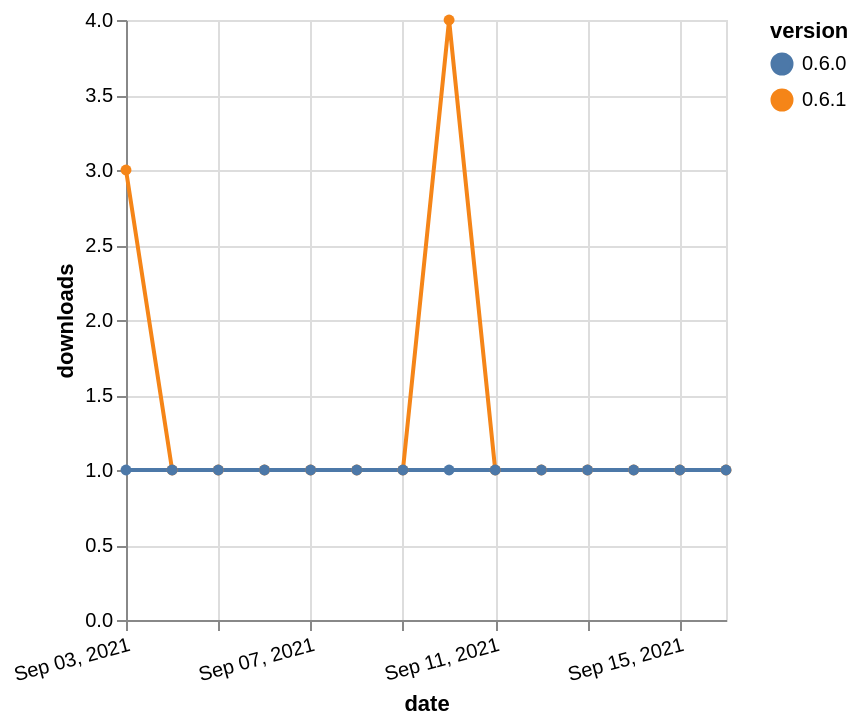

Source (Vega-Lite JSON):
### Vega-Lite specification from a JSON file in a GitHub repository (floating-point values rounded to 4 significant figures)
{"$schema": "https://vega.github.io/schema/vega-lite/v5.json", "description": "A simple bar chart with embedded data.", "data": {"values": [{"date": "2021-09-03", "total": 155, "delta": 3, "version": "0.6.1"}, {"date": "2021-09-04", "total": 156, "delta": 1, "version": "0.6.1"}, {"date": "2021-09-05", "total": 157, "delta": 1, "version": "0.6.1"}, {"date": "2021-09-06", "total": 158, "delta": 1, "version": "0.6.1"}, {"date": "2021-09-07", "total": 159, "delta": 1, "version": "0.6.1"}, {"date": "2021-09-08", "total": 160, "delta": 1, "version": "0.6.1"}, {"date": "2021-09-09", "total": 161, "delta": 1, "version": "0.6.1"}, {"date": "2021-09-10", "total": 165, "delta": 4, "version": "0.6.1"}, {"date": "2021-09-11", "total": 166, "delta": 1, "version": "0.6.1"}, {"date": "2021-09-12", "total": 167, "delta": 1, "version": "0.6.1"}, {"date": "2021-09-13", "total": 168, "delta": 1, "version": "0.6.1"}, {"date": "2021-09-14", "total": 169, "delta": 1, "version": "0.6.1"}, {"date": "2021-09-15", "total": 170, "delta": 1, "version": "0.6.1"}, {"date": "2021-09-16", "total": 171, "delta": 1, "version": "0.6.1"}, {"date": "2021-09-03", "total": 125, "delta": 1, "version": "0.6.0"}, {"date": "2021-09-04", "total": 126, "delta": 1, "version": "0.6.0"}, {"date": "2021-09-05", "total": 127, "delta": 1, "version": "0.6.0"}, {"date": "2021-09-06", "total": 128, "delta": 1, "version": "0.6.0"}, {"date": "2021-09-07", "total": 129, "delta": 1, "version": "0.6.0"}, {"date": "2021-09-08", "total": 130, "delta": 1, "version": "0.6.0"}, {"date": "2021-09-09", "total": 131, "delta": 1, "version": "0.6.0"}, {"date": "2021-09-10", "total": 132, "delta": 1, "version": "0.6.0"}, {"date": "2021-09-11", "total": 133, "delta": 1, "version": "0.6.0"}, {"date": "2021-09-12", "total": 134, "delta": 1, "version": "0.6.0"}, {"date": "2021-09-13", "total": 135, "delta": 1, "version": "0.6.0"}, {"date": "2021-09-14", "total": 136, "delta": 1, "version": "0.6.0"}, {"date": "2021-09-15", "total": 137, "delta": 1, "version": "0.6.0"}, {"date": "2021-09-16", "total": 138, "delta": 1, "version": "0.6.0"}]}, "width": "container", "mark": {"type": "line", "point": {"filled": true}}, "encoding": {"x": {"field": "date", "type": "temporal", "timeUnit": "yearmonthdate", "title": "date", "axis": {"labelAngle": -15}}, "y": {"field": "delta", "type": "quantitative", "title": "downloads"}, "color": {"field": "version", "type": "nominal"}, "tooltip": {"field": "delta"}}}
